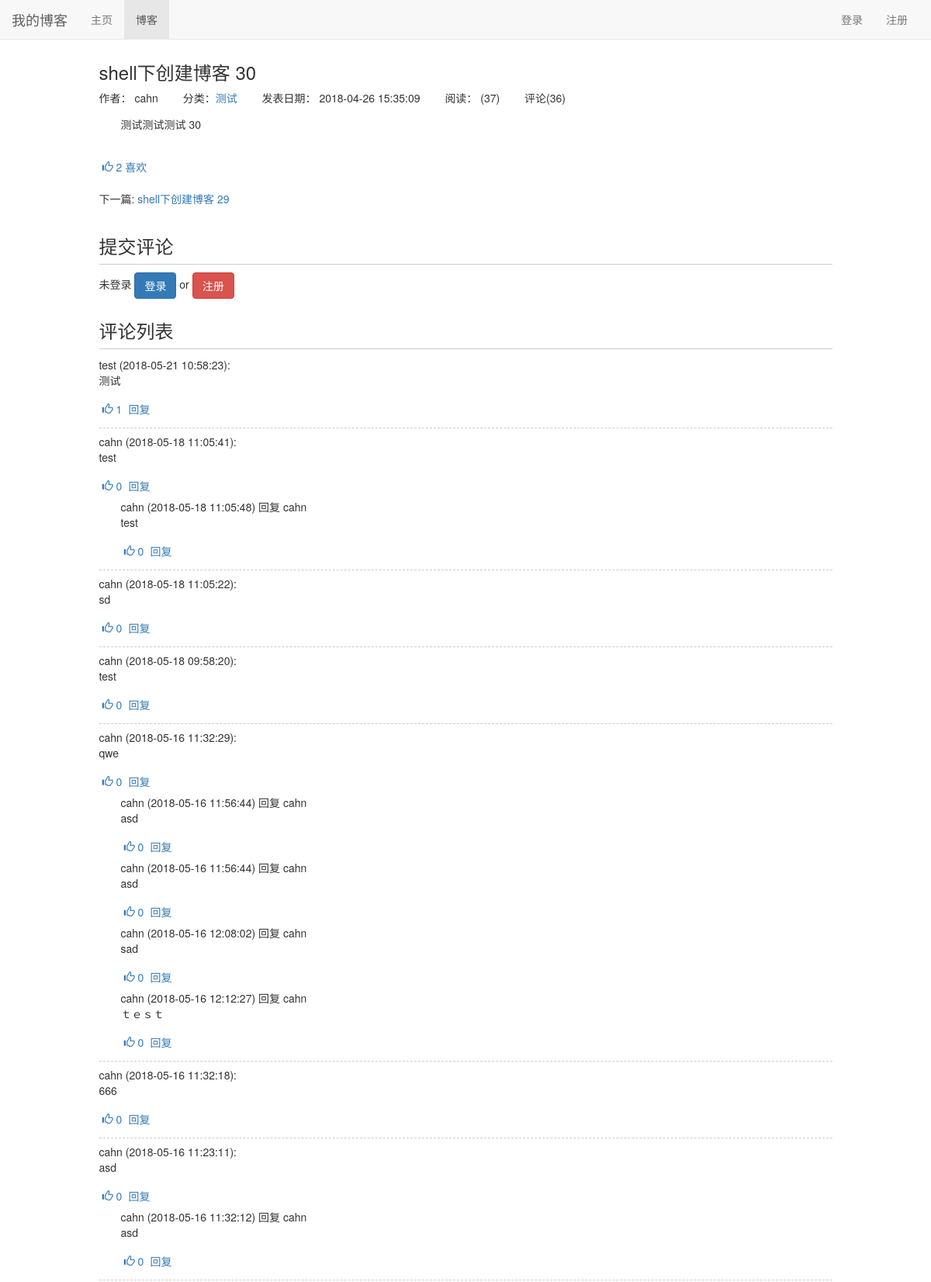
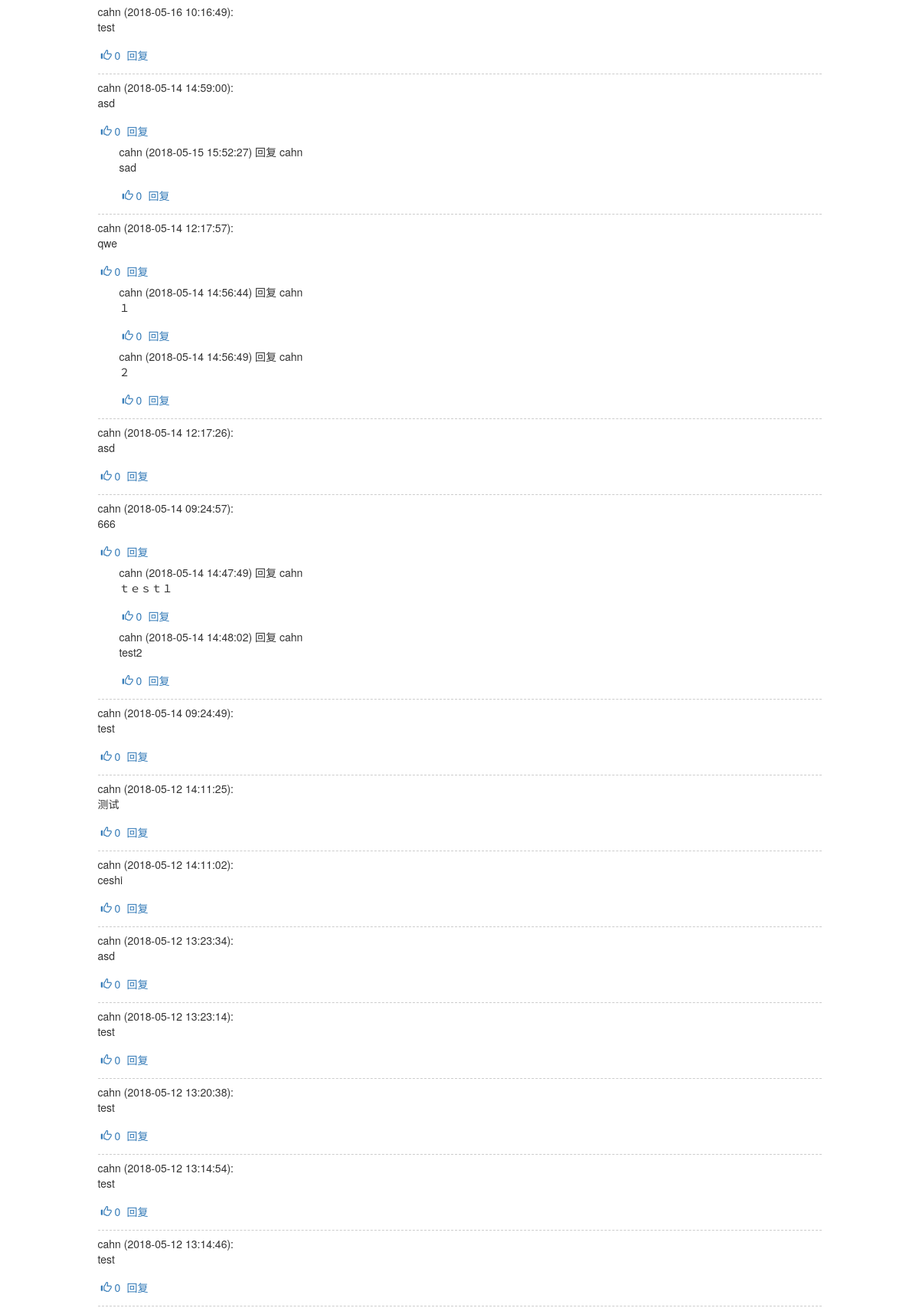
The app's page /blog/35 (upper part) with its own data (2 pictures, top to bottom).
### myblog/models.py (models this page shows, shortened)
class Blog(models.Model,ReadNumExpandMethod):
    title = models.CharField(max_length=50)
    blog_type = models.ForeignKey(BlogType, on_delete=models.CASCADE)
    content = RichTextUploadingField()
    author = models.ForeignKey(User, on_delete=models.CASCADE)
    read_details = GenericRelation(ReadDetail)
    created_time = models.DateTimeField(auto_now_add=True)
    last_updated_time = models.DateTimeField(auto_now=True)
    class Meta:
        ordering = ['-created_time']

class BlogType(models.Model):
    type_name = models.CharField(max_length=15)
    def __str__(self):
        return self.type_name

### read_count/models.py (models this page shows)
class ReadNum(models.Model):
	read_num = models.IntegerField(default=0)
	content_type = models.ForeignKey(ContentType, on_delete=models.CASCADE)
	object_id = models.PositiveIntegerField()
	content_object = GenericForeignKey('content_type', 'object_id')

### likes/models.py (models this page shows)
class LikeCount(models.Model):
	content_type = models.ForeignKey(ContentType, on_delete=models.CASCADE)
	object_id = models.PositiveIntegerField()
	content_object = GenericForeignKey('content_type', 'object_id')
	liked_num = models.IntegerField(default=0)

### comment/models.py (models this page shows, shortened)
class Comment(models.Model):
	content_type = models.ForeignKey(ContentType, on_delete=models.CASCADE)
	object_id = models.PositiveIntegerField()
	content_object = GenericForeignKey('content_type', 'object_id')
	text = models.TextField()
	comment_time = models.DateTimeField(auto_now_add=True)
	user = models.ForeignKey(User, related_name="comments", on_delete=models.CASCADE)
	root = models.ForeignKey('self', related_name='root_comment', null=True, on_delete=models.CASCADE)
	parent = models.ForeignKey('self', related_name='parent_comment', null=True, on_delete=models.CASCADE)
	reply_to = models.ForeignKey(User, related_name="replies", null=True, on_delete=models.CASCADE)
	class Meta:
		ordering = ['comment_time']

### myblog/views.py (the view)
# urls.py: path('<int:blog_pk>', views.blog_detail, name='blog_detail'),
def blog_detail(request, blog_pk):
    blog = get_object_or_404(Blog, pk=blog_pk)
    read_cookie_key = read_count_once_read(request, blog)
    context = {'blog': blog}
    context['previous_blog'] = Blog.objects.filter(created_time__gt=blog.created_time).last()
    context['next_blog'] = Blog.objects.filter(created_time__lt=blog.created_time).first()
    response = render(request, 'myblog/blog_detail.html', context) # 响应
    response.set_cookie(read_cookie_key, 'true') # 阅读cookie标记
    return response

### comment/templatetags/comment_tags.py (called while the page is built)
@register.simple_tag
def get_comment_count(obj):
	content_type = ContentType.objects.get_for_model(obj)
	return Comment.objects.filter(content_type=content_type, object_id=obj.pk).count()

@register.simple_tag
def get_comment_list(obj):
	content_type = ContentType.objects.get_for_model(obj)
	comments = Comment.objects.filter(content_type=content_type, object_id=obj.pk, parent=None)
	return comments.order_by('-comment_time')

### likes/templatetags/like_tags.py (called while the page is built)
@register.simple_tag
def get_like_count(obj):
	content_type = ContentType.objects.get_for_model(obj)
	like_count, created = LikeCount.objects.get_or_create(content_type=content_type, object_id=obj.pk)
	return like_count.liked_num

@register.simple_tag(takes_context=True)
def get_like_status(context, obj):
	user = context['user']
	content_type = ContentType.objects.get_for_model(obj)
	if not user.is_authenticated:
		return ''
	if LikeRecord.objects.filter(content_type=content_type, object_id=obj.pk, user=user).exists():
		return 'active'
	else:
		''

@register.simple_tag
def get_content_type(obj):
	content_type = ContentType.objects.get_for_model(obj)
	return content_type.model

### read_count/models.py (called while the page is built)
    def get_read_num(self):
        try:
            ct = ContentType.objects.get_for_model(self)
            readnum = ReadNum.objects.get(content_type=ct, object_id=self.pk)
            return readnum.read_num
        except exceptions.ObjectDoesNotExist:
            return 0

### read_count/utils.py (called while the page is built)
def read_count_once_read(request, obj):
    ct = ContentType.objects.get_for_model(obj)
    key = "%s_%s_read" % (ct.model, obj.pk)
    if not request.COOKIES.get(key):
        readnum, created = ReadNum.objects.get_or_create(content_type=ct, object_id=obj.pk)
        readnum.read_num += 1
        readnum.save()
        date = timezone.now().date()
        readDetail, created = ReadDetail.objects.get_or_create(content_type=ct, object_id=obj.pk, date=date)
        readDetail.read_num += 1
        readDetail.save()
    return key

### myblog/templates/myblog/blog_detail.html (shortened to what this page needs)
{% extends 'base.html' %}
{% block nav_blog_active %}active{% endblock %}
{% load staticfiles %}
{% load comment_tags %}
{% load like_tags %}
{% block header_extends %}
    <link rel="stylesheet" href="{% static 'myblog/blog.css' %}">
{% endblock %}
{% block content %}
    <div class="container">
        <div class="row">
            <div class="col-xs-10 col-xs-offset-1">
                <h3>{{ blog.title }}</h3>
                <ul class="blog-info-description">
                    <li>作者： {{ blog.author }}</li>
                    <li>分类：<a href="{% url 'blogs_with_type' blog.blog_type.pk %}">{{ blog.blog_type }}</a></li>
                    <li>发表日期： {{ blog.created_time|date:"Y-m-d H:i:s" }}</li>
                    <li>阅读： ({{ blog.get_read_num }})</li>
                    <li>评论({% get_comment_count blog %})</li>
                </ul>
                <div class="blog-content">{{ blog.content|safe }}</div>
                <div class="like" onclick="likeChange(this, '{% get_content_type blog %}', {{ blog.pk }})">
                    <span class="glyphicon glyphicon-thumbs-up {% get_like_status blog %}"></span>
                    <span class="liked-num">{% get_like_count blog %}</span>
                    <span>喜欢</span>
                </div>
                <div class="blog-more">
                    {% if next_blog %}
                        <p>下一篇:
                            <a href="{% url 'blog_detail' next_blog.pk %}">{{ next_blog.title }}</a>
                        </p>
                    {% endif %}
                </div>
            </div>
        </div>
        <div class="row">
            <div class="col-xs-10 col-xs-offset-1">
                <div class="comment-area">
                    <h3 class="comment-area-title">提交评论</h3>
                    {% if user.is_authenticated %}
                        <form id="comment_form" action="{% url 'update_comment' %}" method="POST" style="overflow:hidden">
                            <label>{{ user.username }},欢迎评论～</label>
                            <div id="reply_content_container" style="display:none;">
                                <p id="reply_title">回复:</p>
                                <div id="reply_content"></div>
                            </div>
                            {% csrf_token %}
                            {% get_comment_form blog as comment_form %}
                            {% for field in comment_form %}
                                {{ field }}
                            {% endfor %}
                            <span id="comment_error" class="text-danger pull-left"></span>
                            <input type="submit" value="评论" class="btn btn-primary pull-right">
                        </form>
                    {% else %}
                        未登录
                        <a class="btn btn-primary" href="{% url 'login' %}?from={{ request.get_full_path }}">登录</a>
                        <span> or </span>
                        <a class="btn btn-danger" href="{% url 'register' %}?from={{ request.get_full_path }}">注册</a>
                    {% endif %}
                </div>
                <div class="comment-area">
                    <h3 class="comment-area-title">评论列表</h3>
                    <div id="comment_list">
                        {% get_comment_list blog as comments %}
                        {% for comment in comments %}
                            <div id="root_{{ comment.pk }}" class="comment">
                                <span>{{ comment.user.username }}</span>
                                <span>({{ comment.comment_time|date:"Y-m-d H:i:s" }}): </span>
                                <div id="comment_{{ comment.pk }}">
                                    {{ comment.text|safe }}
                                </div>
                                <div class="like" onclick="likeChange(this, '{% get_content_type comment %}', {{ comment.pk }})">
                                    <span class="glyphicon glyphicon-thumbs-up {% get_like_status comment %}"></span>
                                    <span class="liked-num">{% get_like_count comment %}</span>
                                </div>
                                <a href="javascript:reply({{ comment.pk }});">回复</a>
                                {% for reply in comment.root_comment.all %}
                                    <div class="reply">
                                        <span>{{ reply.user.username }}</span>
                                        <span>({{ reply.comment_time|date:"Y-m-d H:i:s" }})</span>
                                        <span>回复</span>
                                        <span>{{ reply.reply_to.username }}</span>
                                        <div id="comment_{{ reply.pk }}">
                                            {{ reply.text|safe }}
                                        </div>
                                        <div class="like" onclick="likeChange(this, '{% get_content_type reply %}', {{ reply.pk }})">
                                            <span class="glyphicon glyphicon-thumbs-up {% get_like_status reply %}"></span>
                                            <span class="liked-num">{% get_like_count reply %}</span>
                                        </div>
                                        <a href="javascript:reply({{ reply.pk }});">回复</a>
                                    </div>
                                {% endfor %}
                            </div>
                        {% empty %}
                            <span id="no_comment">暂无评论</span>
                        {% endfor %}
                    </div>
                </div>
            </div>
        </div>
    </div>
{% endblock %}

### static/base.css (style rules this page uses)
* { margin: 0; padding: 0; }
body { margin-top: 60px!important; }
ul { list-style-type: none!important; }

### myblog/static/myblog/blog.css (style rules this page uses)
ul.blog-info-description { list-style-type: none; margin-bottom: 1em; }
ul.blog-info-description li { display: inline-block; margin-right: 2em; }
div.blog-content { text-indent: 2em; margin-bottom: 2em; }
div.blog-more { margin-top: 1em; }
div.comment-area { margin-top: 2em; }
h3.comment-area-title { border-bottom: 1px solid #ccc; padding-bottom: 0.4em; }
div.comment { border-bottom: 1px dashed #ccc; margin-bottom: 0.5em; padding-bottom: 0.5em; }
div.reply { margin-left: 2em; }
div.like { color:#337ab7; cursor: pointer; display: inline-block; padding: 0.5em 0.3em; }

### records on screen
Blog: title "shell下创建博客 30", author "cahn", blog_type "测试", created_time "2018-04-26 15:35:09", get_read_num "37", id "36", content "测试测试测试 30", id.liked_num "2"
Blog: title "shell下创建博客 29"
Comment: user.username "test", comment_time "2018-05-21 10:58:23", text "测试", id.liked_num "1"
Comment: user.username "cahn", comment_time "2018-05-18 11:05:41", text "test", id.liked_num "0"
Comment: user.username "cahn", comment_time "2018-05-18 11:05:48", reply_to.username "cahn", text "test", id.liked_num "0"
Comment: user.username "cahn", comment_time "2018-05-18 11:05:22", text "sd", id.liked_num "0"
Comment: user.username "cahn", comment_time "2018-05-18 09:58:20", text "test", id.liked_num "0"
Comment: user.username "cahn", comment_time "2018-05-16 11:32:29", text "qwe", id.liked_num "0"
Comment: user.username "cahn", comment_time "2018-05-16 11:56:44", reply_to.username "cahn", text "asd", id.liked_num "0"
Comment: user.username "cahn", comment_time "2018-05-16 11:56:44", reply_to.username "cahn", text "asd", id.liked_num "0"
Comment: user.username "cahn", comment_time "2018-05-16 12:08:02", reply_to.username "cahn", text "sad", id.liked_num "0"
Comment: user.username "cahn", comment_time "2018-05-16 12:12:27", reply_to.username "cahn", text "ｔｅｓｔ", id.liked_num "0"
Comment: user.username "cahn", comment_time "2018-05-16 11:32:18", text "666", id.liked_num "0"
Comment: user.username "cahn", comment_time "2018-05-16 11:23:11", text "asd", id.liked_num "0"
Comment: user.username "cahn", comment_time "2018-05-16 11:32:12", reply_to.username "cahn", text "asd", id.liked_num "0"
Comment: user.username "cahn", comment_time "2018-05-16 10:16:49", text "test", id.liked_num "0"
Comment: user.username "cahn", comment_time "2018-05-14 14:59:00", text "asd", id.liked_num "0"
Comment: user.username "cahn", comment_time "2018-05-15 15:52:27", reply_to.username "cahn", text "sad", id.liked_num "0"
Comment: user.username "cahn", comment_time "2018-05-14 12:17:57", text "qwe", id.liked_num "0"
Comment: user.username "cahn", comment_time "2018-05-14 14:56:44", reply_to.username "cahn", text "１", id.liked_num "0"
Comment: user.username "cahn", comment_time "2018-05-14 14:56:49", reply_to.username "cahn", text "２", id.liked_num "0"
Comment: user.username "cahn", comment_time "2018-05-14 12:17:26", text "asd", id.liked_num "0"
Comment: user.username "cahn", comment_time "2018-05-14 09:24:57", text "666", id.liked_num "0"
Comment: user.username "cahn", comment_time "2018-05-14 14:47:49", reply_to.username "cahn", text "ｔｅｓｔ１", id.liked_num "0"
Comment: user.username "cahn", comment_time "2018-05-14 14:48:02", reply_to.username "cahn", text "test2", id.liked_num "0"
Comment: user.username "cahn", comment_time "2018-05-14 09:24:49", text "test", id.liked_num "0"
Comment: user.username "cahn", comment_time "2018-05-12 14:11:25", text "测试", id.liked_num "0"
Comment: user.username "cahn", comment_time "2018-05-12 14:11:02", text "ceshi", id.liked_num "0"
Comment: user.username "cahn", comment_time "2018-05-12 13:23:34", text "asd", id.liked_num "0"
Comment: user.username "cahn", comment_time "2018-05-12 13:23:14", text "test", id.liked_num "0"
Comment: user.username "cahn", comment_time "2018-05-12 13:20:38", text "test", id.liked_num "0"
Comment: user.username "cahn", comment_time "2018-05-12 13:14:54", text "test", id.liked_num "0"
Comment: user.username "cahn", comment_time "2018-05-12 13:14:46", text "test", id.liked_num "0"
